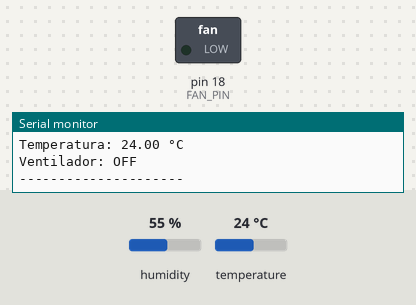
This sketch was run on a simulated Arduino Uno, built with avr-gcc and run on an emulated ATmega328P. On the bench: switched loads named in the sketch (green lamp = pin HIGH), the last lines printed to the serial monitor. The inputs (shaded band) are chosen by the test bench; at power-on: temperature 24 °C, humidity 55 %.

Above: at 3.2 s.
3.3 s: temperature set to 29.4 °C
6.0 s: temperature set to 30.6 °C
At 6.4 s:
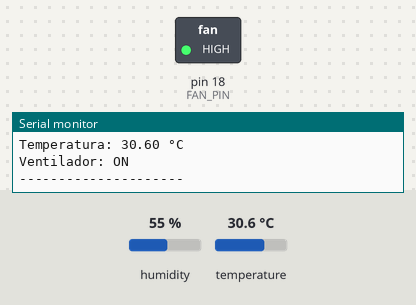
8.7 s: temperature set to 12 °C
At 10.4 s:
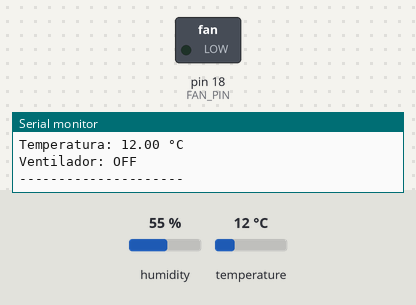
11.5 s: temperature set to 33 °C
At 12.4 s:
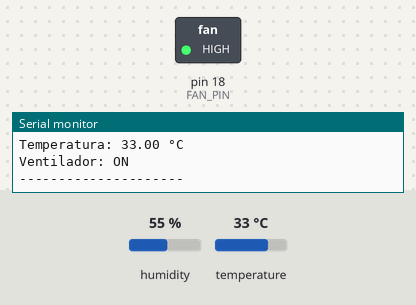
Timing chart, 0 to 14.5 s (numbered marks = the images above; inputs shaded):
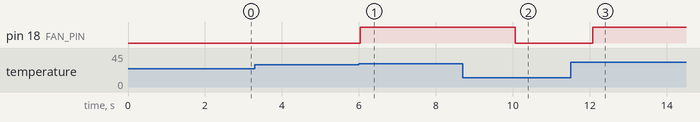

The sketch:

sketch.ino
```cpp
#include <DHTesp.h>

const int DHT_PIN = 15;
const int FAN_PIN = 18;

const float TEMP_THRESHOLD = 30.0;

DHTesp dhtSensor;

void setup() {

  Serial.begin(115200);

  pinMode(FAN_PIN, OUTPUT);

  dhtSensor.setup(DHT_PIN, DHTesp::DHT22);

  delay(2000);

  Serial.println("Sistema de control de ventilador iniciado");
}

void loop() {

  TempAndHumidity data = dhtSensor.getTempAndHumidity();

  float temperature = data.temperature;

  Serial.println("------ Lectura ------");

  Serial.print("Temperatura: ");
  Serial.print(temperature);
  Serial.println(" °C");

  if (temperature > TEMP_THRESHOLD) {

    digitalWrite(FAN_PIN, HIGH);

    Serial.println("Ventilador: ON");

  } else {

    digitalWrite(FAN_PIN, LOW);

    Serial.println("Ventilador: OFF");
  }

  Serial.println("---------------------");

  delay(2000);
}
```

Measured:
- the behaviour switches between 30 and 30.1 °C on temperature (found by bisection; images 0 and 1)
- after the input at 6.0 s, pin 18 (FAN_PIN): LOW → HIGH at once
- after the input at 8.7 s, pin 18 (FAN_PIN): HIGH → LOW after 1.4 s
- after the input at 11.5 s, pin 18 (FAN_PIN): LOW → HIGH after 0.57 s
